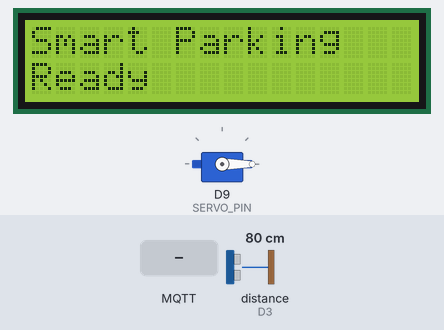
Bench run of a sketch on a simulated Arduino Uno R4 WiFi. Parts: 16×2 character LCD, servo. Wiring (inferred from the names in the program): ultrasonic range finder: trigger D2; echo D3. The test bench sets the inputs (shaded band); at power-on: distance to the obstacle (sensor on D3) 80 cm. The echo pulse lasts 58.3 µs per cm; WiFi joins after 1.5 s; servers stay silent unless stated; no MQTT or app messages arrive unless stated; what the sketch prints to the serial monitor is not drawn.

Above: at 2.9 s.
3.0 s: MQTT message "1" arrives on the second subscribed topic
At 4.2 s:
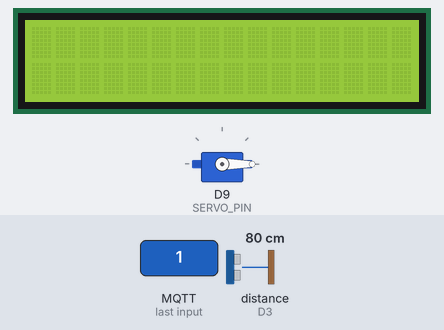
4.5 s: MQTT message "1" arrives on the first subscribed topic
At 5.4 s:
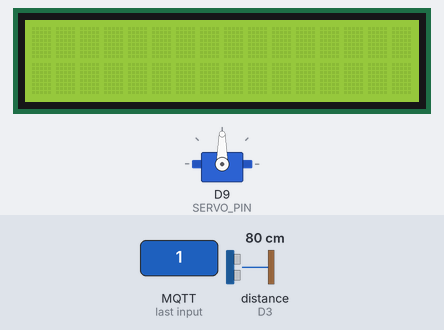
Timing chart, 0 to 16.0 s (numbered marks = the images above; inputs shaded):
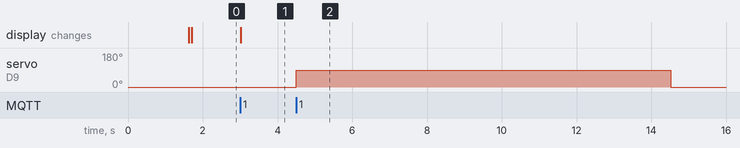

The sketch:

smart_parking_gate.ino
```cpp
/*
 * =====================================================
 *  Smart Parking - GATE board (Arduino UNO R4 WiFi)
 * =====================================================
 *  Ultrasonic + Servo + LCD 16x2 (I2C)
 *  Pins: TRIG D2, ECHO D3, Servo D9, LCD SDA A4 / SCL A5
 *
 *  Library: PubSubClient, ArduinoJson v7, Servo (built-in), LiquidCrystal I2C
 *  Board: "Arduino UNO R4 WiFi"
 *  LCD text (free slots, plate) comes from server via parking/lcd/set
 */

#include <WiFiS3.h>
#include <PubSubClient.h>
#include <ArduinoJson.h>
#include <Servo.h>
#include <Wire.h>
#include <LiquidCrystal_I2C.h>

// ================== ตั้งค่า ==================
const char* WIFI_SSID   = "IT-Guy_2.4G";
const char* WIFI_PASS   = "my-cup-of-tea";
const char* MQTT_HOST   = "mqtt-dashboard.com";   // IP เครื่องที่รัน Mosquitto
const int   MQTT_PORT   = 1883;
const char* MQTT_USER   = "";               // เว้นว่างถ้าไม่ใช้
const char* MQTT_PASS   = "";
const char* CLIENT_ID   = "parking-gate";   // ต้องไม่ซ้ำกับบอร์ดอื่น

const char* T_GATE_DETECT = "parking/gate/detect";
const char* T_GATE_OPEN   = "parking/gate/open";
const char* T_LCD_SET     = "parking/lcd/set";

const int GATE_TRIG = 2;
const int GATE_ECHO = 3;
const int SERVO_PIN = 9;
const int GATE_DETECT_CM = 15;    // ใกล้กว่านี้ = มีรถ
const int SERVO_CLOSED   = 0;
const int SERVO_OPEN     = 90;

const unsigned long CLOSE_DELAY_MS = 5000;  // ไม่มีรถนานเท่านี้ถึงปิดไม้กั้น
const unsigned long DEBOUNCE_MS = 1000;  // ค่าต้องนิ่งนานเท่านี้ถึงจะนับว่าเปลี่ยน

// =============================================
WiFiClient netClient;
PubSubClient mqtt(netClient);
Servo gateServo;
LiquidCrystal_I2C lcd(0x27, 16, 2);   // ถ้าจอไม่ขึ้นลอง 0x3F

bool gateCarPresent = false;
bool gateRawLast = false;
unsigned long gateRawSince = 0;
bool gateIsOpen = false;
unsigned long gateOpenUntil = 0;
unsigned long gateClearSince = 0;  // 0 = ยังมีรถ/ยังไม่เริ่มนับ

long readDistanceCm(int trig, int echo) {
  digitalWrite(trig, LOW);
  delayMicroseconds(2);
  digitalWrite(trig, HIGH);
  delayMicroseconds(10);
  digitalWrite(trig, LOW);
  long dur = pulseIn(echo, HIGH, 25000);   // timeout ~4 m
  if (dur == 0) return 999;
  return dur * 0.0343 / 2;
}

void lcdShow(const char* l1, const char* l2) {
  lcd.clear();
  lcd.setCursor(0, 0); lcd.print(l1);
  lcd.setCursor(0, 1); lcd.print(l2);
}

void openGate(unsigned long durationMs) {
  gateServo.write(SERVO_OPEN);
  gateIsOpen = true;
  gateOpenUntil = millis() + durationMs;
  Serial.println("[GATE] open");
}

void closeGateIfDone() {
  if (!gateIsOpen || millis() < gateOpenUntil) return;
  // ปิดเมื่อไม่มีรถหน้าประตูต่อเนื่อง CLOSE_DELAY_MS
  if (readDistanceCm(GATE_TRIG, GATE_ECHO) < GATE_DETECT_CM) {
    gateClearSince = 0;
    return;
  }
  if (gateClearSince == 0) gateClearSince = millis();
  if (millis() - gateClearSince < CLOSE_DELAY_MS) return;
  gateServo.write(SERVO_CLOSED);
  gateIsOpen = false;
  gateClearSince = 0;
  Serial.println("[GATE] closed");
}

void publishGateDetect(long cm) {
  JsonDocument doc;
  doc["car"] = true;
  doc["distance"] = cm;
  char buf[64];
  serializeJson(doc, buf);
  mqtt.publish(T_GATE_DETECT, buf);
  Serial.print("[MQTT] -> "); Serial.print(T_GATE_DETECT); Serial.print(" "); Serial.println(buf);
}

void onMessage(char* topic, byte* payload, unsigned int len) {
  JsonDocument doc;
  if (deserializeJson(doc, payload, len)) {
    Serial.println("[MQTT] JSON ผิดรูปแบบ");
    return;
  }
  Serial.print("[MQTT] <- "); Serial.println(topic);

  if (strcmp(topic, T_GATE_OPEN) == 0) {
    openGate(doc["duration"] | 5000);
  } else if (strcmp(topic, T_LCD_SET) == 0) {
    lcdShow(doc["line1"] | "", doc["line2"] | "");
  }
}

void connectWiFi() {
  if (WiFi.status() == WL_CONNECTED) return;
  lcdShow("Connecting WiFi", WIFI_SSID);
  WiFi.begin(WIFI_SSID, WIFI_PASS);
  while (WiFi.status() != WL_CONNECTED) {
    delay(500);
    Serial.print(".");
  }
  Serial.print("\n[WiFi] IP: "); Serial.println(WiFi.localIP());
}

void connectMQTT() {
  while (!mqtt.connected()) {
    lcdShow("Connecting MQTT", MQTT_HOST);
    bool ok = strlen(MQTT_USER)
                ? mqtt.connect(CLIENT_ID, MQTT_USER, MQTT_PASS)
                : mqtt.connect(CLIENT_ID);
    if (ok) {
      mqtt.subscribe(T_GATE_OPEN, 1);
      mqtt.subscribe(T_LCD_SET, 1);
      Serial.println("[MQTT] connected");
      lcdShow("Smart Parking", "Ready");
    } else {
      Serial.print("[MQTT] fail rc="); Serial.println(mqtt.state());
      delay(2000);
    }
  }
}

void checkGate() {
  long cm = readDistanceCm(GATE_TRIG, GATE_ECHO);
  bool raw = cm < GATE_DETECT_CM;
  if (raw != gateRawLast) { gateRawLast = raw; gateRawSince = millis(); }
  if (millis() - gateRawSince < DEBOUNCE_MS) return;

  if (raw && !gateCarPresent && !gateIsOpen) {
    gateCarPresent = true;
    publishGateDetect(cm);       // แจ้ง server ครั้งเดียวต่อรถหนึ่งคัน
  } else if (!raw && gateCarPresent) {
    gateCarPresent = false;       // รถไปแล้ว พร้อมรับคันถัดไป
  }
}

void setup() {
  Serial.begin(115200);

  Wire.begin();
  lcd.init();
  lcd.backlight();

  pinMode(GATE_TRIG, OUTPUT);
  pinMode(GATE_ECHO, INPUT);
  gateServo.attach(SERVO_PIN);
  gateServo.write(SERVO_CLOSED);

  connectWiFi();
  mqtt.setServer(MQTT_HOST, MQTT_PORT);
  mqtt.setCallback(onMessage);
  mqtt.setBufferSize(512);
  connectMQTT();
}

void loop() {
  if (WiFi.status() != WL_CONNECTED) connectWiFi();
  if (!mqtt.connected()) connectMQTT();
  mqtt.loop();

  checkGate();
  closeGateIfDone();
}
```

Measured:
- after the input at 3.0 s, the display: changes at once (image 1)
- after the input at 4.5 s, servo on D9 (SERVO_PIN): 0° → 90° at once, → 0° 10.0 s later
